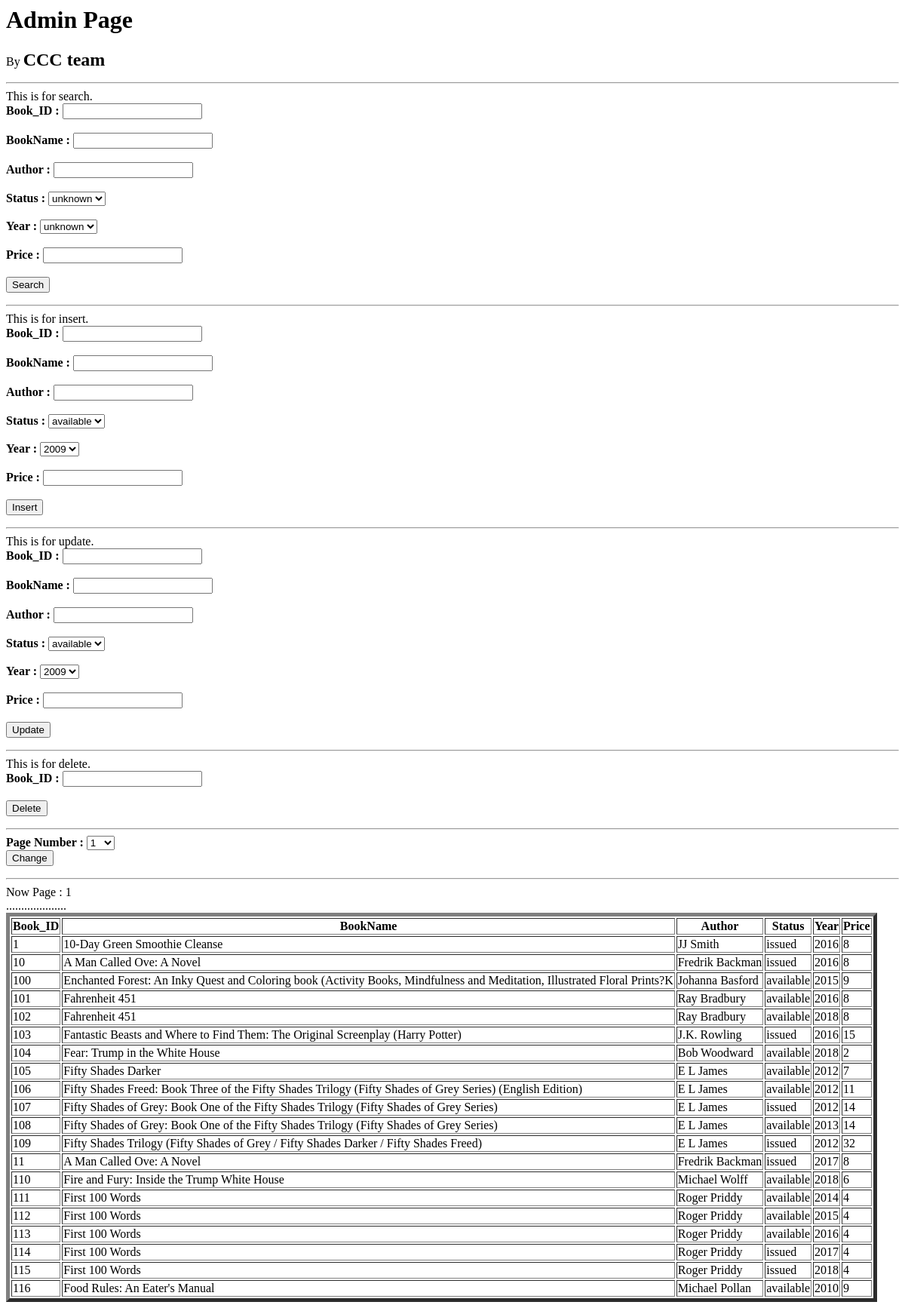
/php_files/admin/adminPage.php, run on an earlier commit of the app's database.
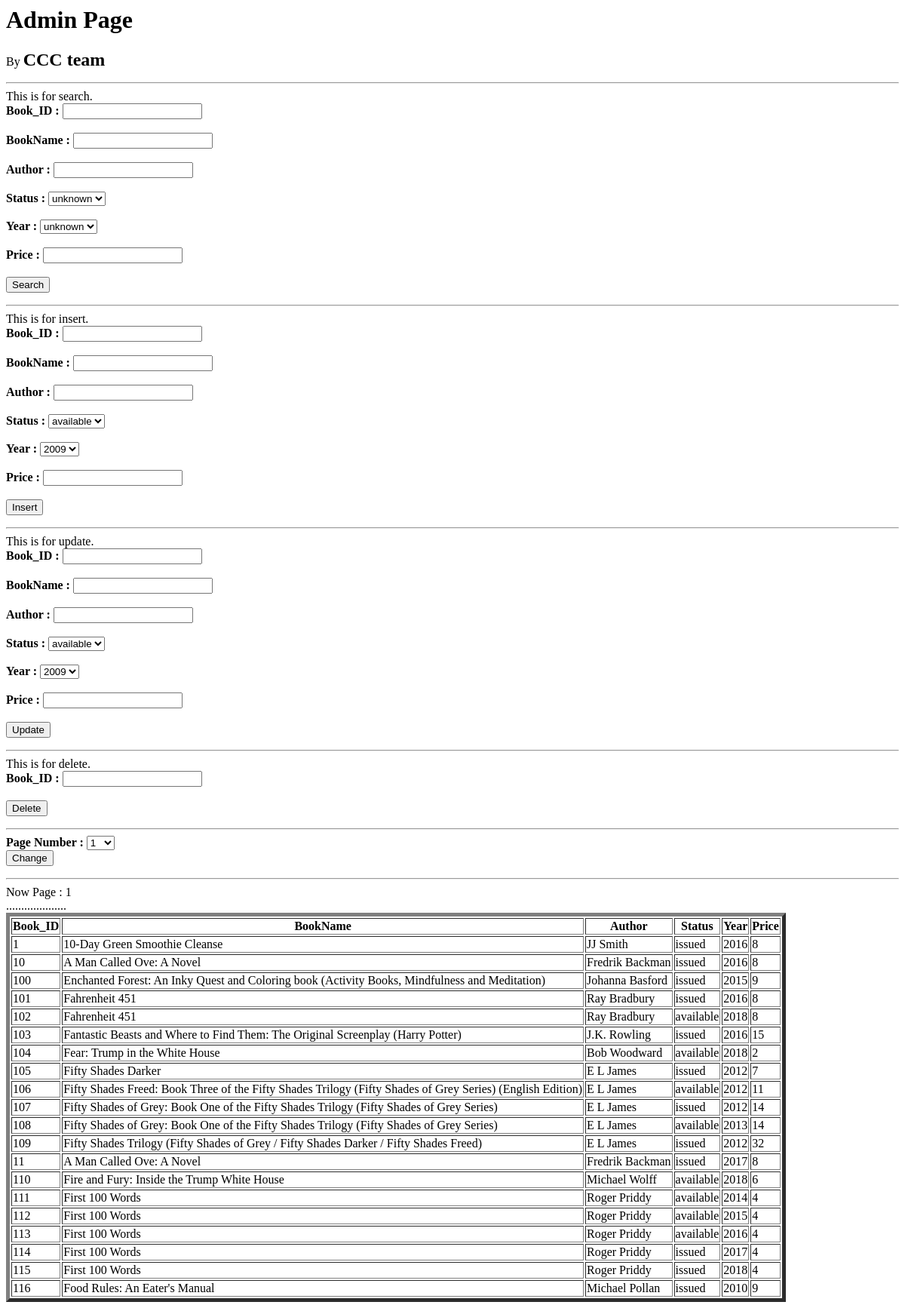
And on a later commit of the database.
### tables this page shows
CREATE TABLE `book` (
  `Book_ID` varchar(100) NOT NULL,
  `BookName` varchar(122) DEFAULT NULL,
  `Author` varchar(34) DEFAULT NULL,
  `Status` varchar(9) DEFAULT NULL,
  `Year` varchar(10) DEFAULT NULL,
  `Price` varchar(10) DEFAULT NULL
);

### php_files/admin/adminPage.php (the view, shortened to what this page needs)
<html>
	<head>
	</head>
	<body>
        <h1>Admin Page</h1>
    <p> By <font size="5"> <strong> CCC team </strong> </font></p>
    <hr>
    <form  action=/admin/process/db_search.php method="post">
        <?php
            echo "This is for search.<br/>";
        ?>
        <div>
            <label><font size="3"> <strong>Book_ID :</strong> </font></label>
            <input type="text" name="Book_ID" />
        </div><br/>
        <div>
            <label><font size="3"> <strong>BookName :</strong> </font></label>
            <input type="text" name="BookName"><br/>
        </div><br/>
        <div>
            <label><font size="3"> <strong>Author :</strong> </font></label>
            <input type="text" name="Author"><br/>
        </div><br/>
        <div>
            <label><font size="3"> <strong>Status :</strong> </font></label>
            <select name="Status">
                <option value = unknown> unknown</option>
            </select>
        </div><br/>
        <div>
            <label><font size="3"> <strong>Year :</strong> </font></label>
            <select name="Year">
                <option value = unknown> unknown</option>
            </select>
        </div><br/>
        <div>
            <label><font size="3"> <strong>Price :</strong> </font></label>
            <input type="text" name="Price"><br/>
        </div><br/>
        <div>
            <input type="submit" value="Search">
        </div>
    </form>
    <hr>
    <form  action=/admin/process/db_insert.php method="post">
        <?php
            echo "This is for insert.<br/>";
        ?>
        <div>
            <label><font size="3"> <strong>Book_ID :</strong> </font></label>
            <input type="text" name="Book_ID" />
        </div><br/>
        <div>
            <label><font size="3"> <strong>BookName :</strong> </font></label>
            <input type="text" name="BookName"><br/>
        </div><br/>
        <div>
            <label><font size="3"> <strong>Author :</strong> </font></label>
            <input type="text" name="Author"><br/>
        </div><br/>
        <div>
            <label><font size="3"> <strong>Status :</strong> </font></label>
            <select name="Status">
                <option value = "available">available</option>
            </select>
        </div><br/>
        <div>
            <label><font size="3"> <strong>Year :</strong> </font></label>
            <select name="Year">
                <?php
                    for($i=2009; $i<2023; $i++)
                        echo"<option value = ".$i.">".$i."</option>";
                ?>
            </select>
        </div><br/>
        <div>
            <label><font size="3"> <strong>Price :</strong> </font></label>
            <input type="text" name="Price"><br/>
        </div><br/>
        <div>
            <input type="submit" value="Insert">
        </div>
    </form>
    <hr>
    <form  action=/admin/process/db_update.php method="post">
        <?php
            echo "This is for update.<br/>";
        ?>
                <div>
            <label><font size="3"> <strong>Book_ID :</strong> </font></label>
            <input type="text" name="Book_ID" />
        </div><br/>
        <div>
            <label><font size="3"> <strong>BookName :</strong> </font></label>
            <input type="text" name="BookName"><br/>
        </div><br/>
        <div>
            <label><font size="3"> <strong>Author :</strong> </font></label>
            <input type="text" name="Author"><br/>
        </div><br/>
        <div>
            <label><font size="3"> <strong>Status :</strong> </font></label>
            <select name="Status">
                <option value = "available">available</option>
            </select>
        </div><br/>
        <div>
            <label><font size="3"> <strong>Year :</strong> </font></label>
            <select name="Year">
                <?php
                    for($i=2009; $i<2023; $i++)
                        echo"<option value = ".$i.">".$i."</option>";
                ?>
            </select>
        </div><br/>
        <div>
            <label><font size="3"> <strong>Price :</strong> </font></label>
            <input type="text" name="Price"><br/>
        </div><br/>
        <div>
            <input type="submit" value="Update">
        </div>
    </form>
    <hr>
    <form  action=/admin/process/db_delete.php method="post">
        <?php
            echo "This is for delete.<br/>";
        ?>
        <div>
            <label><font size="3"> <strong>Book_ID :</strong> </font></label>
            <input type="text" name="Book_ID" />
        </div><br/>
        <div>
            <input type="submit" value="Delete">
        </div>
    </form>
    <hr>
    <form  action=adminPage.php method="get">
        <div>
            <label><font size="3"> <strong>Page Number :</strong> </font></label>
            <select name="pageNumber">
                <?php
                    include_once "../db_connect.php";
                    $query = ("select * from book");
                    $stmt= $db->prepare($query);
                    $stmt->execute();
                    $result = $stmt->fetchAll();
                    $maxPage = count($result)/20 + 1;
                    for($i=1; $i<$maxPage; $i++)
                        echo"<option value = ".$i.">".$i."</option>";
                ?>
            </select>
        </div>
        <div>
            <input type="submit" value="Change">
        </div>
    </form>
    <hr>
    <?php
        include_once "../db_connect.php";
        if(!isset($_GET["pageNumber"]))
            $page = 1;
        else
            $page = $_GET["pageNumber"];
        echo"Now Page : $page<br/>";
        echo"<table border='5'>
        <tr>
            <th>Book_ID</th>
            <th>BookName</th>
            <th>Author</th>
            <th>Status</th>
            <th>Year</th>
            <th>Price</th>
        </tr>";
        $query = ("select * from book");
        $stmt= $db->prepare($query);
        $stmt->execute();
        $result = $stmt->fetchAll();
        for($i=0; $i<20 && $i+($page-1)*20 <count($result); $i++){
            echo"<tr>";
            echo"<td>".$result[$i+($page-1)*20]['Book_ID']."</td>";
            echo"<td>".$result[$i+($page-1)*20]['BookName']."</td>";
            echo"<td>".$result[$i+($page-1)*20]['Author']."</td>";
            echo"<td>".$result[$i+($page-1)*20]['Status']."</td>";
            echo"<td>".$result[$i+($page-1)*20]['Year']."</td>";
            echo"<td>".$result[$i+($page-1)*20]['Price']."</td>";
            echo"</tr>.";
        }
    ?>
	</body>
</html>

What changed in the data, as far as the page shows it:
changed book "Johanna Basford": BookName "Enchanted Forest: An Inky Quest and Coloring book (Activity Books, Mindfulness and Meditation, Illustrated Floral Prints?K" → "Enchanted Forest: An Inky Quest and Coloring book (Activity Books, Mindfulness and Meditation)"; Status "available" → "issued"
changed book id 101: Status "available" → "issued"
changed book "Fifty Shades Darker": Status "available" → "issued"
changed book "Food Rules: An Eater's Manual": Status "available" → "issued"
